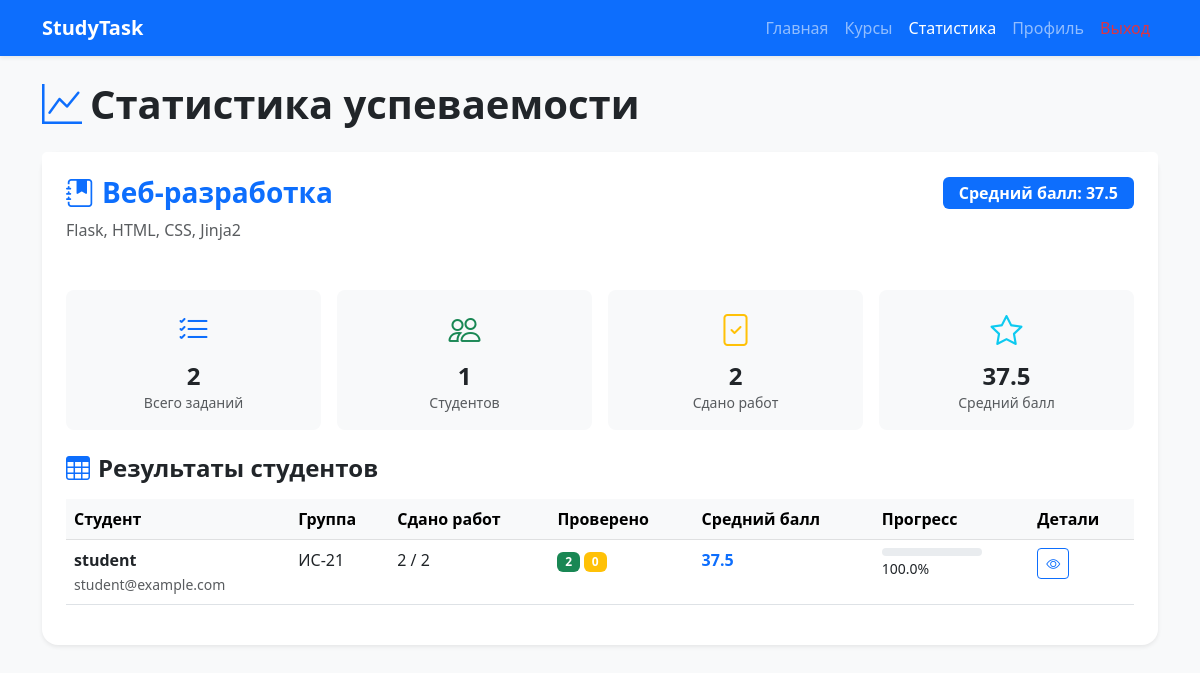
The app's page /statistics (signed in) with its own data.
### models.py (models this page shows)
class Course(db.Model):
    __tablename__ = 'courses'
    id = db.Column(db.Integer, primary_key=True)
    title = db.Column(db.String(100), nullable=False)
    description = db.Column(db.Text, nullable=True)
    teacher_id = db.Column(db.Integer, db.ForeignKey('users.id'), nullable=False)
    created_at = db.Column(db.DateTime, default=datetime.utcnow)
    teacher = db.relationship('User', back_populates='teacher_courses')
    tasks = db.relationship('Task', back_populates='course', lazy=True, cascade='all, delete-orphan')

class User(UserMixin, db.Model):
    __tablename__ = 'users'
    id = db.Column(db.Integer, primary_key=True)
    username = db.Column(db.String(80), unique=True, nullable=False)
    email = db.Column(db.String(120), unique=True, nullable=False)
    password_hash = db.Column(db.String(200), nullable=False)
    role = db.Column(db.String(20), nullable=False, default='student')
    group = db.Column(db.String(50), nullable=True)
    about = db.Column(db.Text, nullable=True)
    created_at = db.Column(db.DateTime, default=datetime.utcnow)
    last_login = db.Column(db.DateTime, nullable=True)
    teacher_courses = db.relationship('Course', back_populates='teacher', lazy=True)
    student_submissions = db.relationship('Submission', back_populates='student', lazy=True)

### app.py (the view, shortened to what this page needs)
@app.route('/statistics')
@login_required
def statistics():
    if current_user.role == 'teacher':
        courses = Course.query.filter_by(teacher_id=current_user.id).all()
        courses_stats = []
        for course in courses:
            tasks = Task.query.filter_by(course_id=course.id).all()
            tasks_count = len(tasks)
            submissions_for_course = Submission.query.join(Task).filter(
                Task.course_id == course.id
            ).all()
            students_data = {}
            for sub in submissions_for_course:
                if sub.student_id not in students_data:
                    students_data[sub.student_id] = {
                        'student': sub.student,
                        'submissions': []
                    }
                students_data[sub.student_id]['submissions'].append(sub)
            students_list = []
            for student_id, data in students_data.items():
                student = data['student']
                student_submissions = data['submissions']
                submitted_count = len(student_submissions)
                graded_count = len([s for s in student_submissions if s.grade is not None])
                not_graded_count = submitted_count - graded_count
                avg_grade = 0
                if graded_count > 0:
                    grades = [s.grade for s in student_submissions if s.grade is not None]
                    avg_grade = sum(grades) / len(grades)
                submitted_task_ids = [s.task_id for s in student_submissions]
                not_submitted = [t for t in tasks if t.id not in submitted_task_ids]
                progress = (submitted_count / tasks_count * 100) if tasks_count > 0 else 0
                students_list.append({
                    'student': student,
                    'submitted_count': submitted_count,
                    'graded_count': graded_count,
                    'not_graded_count': not_graded_count,
                    'avg_grade': round(avg_grade, 1),
                    'not_submitted_tasks': not_submitted,
                    'progress': round(progress, 1)
                })
            total_submissions = len(submissions_for_course)
            total_students = len(students_list)
            all_grades = []
            for student in students_list:
                if student['avg_grade'] > 0:
                    all_grades.append(student['avg_grade'])
            course_avg_grade = sum(all_grades) / len(all_grades) if all_grades else 0
            courses_stats.append({
                'course': course,
                'tasks_count': tasks_count,
                'total_submissions': total_submissions,
                'total_students': total_students,
                'avg_grade': round(course_avg_grade, 1),
                'students': students_list
            })
        return render_template('statistics_teacher.html', courses_stats=courses_stats)

### app.py (called while the page is built)
@login_manager.user_loader
def load_user(user_id):
    return User.query.get(int(user_id))

@app.context_processor
def utility_processor():
    return {'now': datetime.utcnow()}

### templates/statistics_teacher.html (shortened to what this page needs)
<!DOCTYPE html>
<html lang="ru">
<head>
    <link href="https://cdn.jsdelivr.net/npm/bootstrap@5.3.0/dist/css/bootstrap.min.css" rel="stylesheet">
    <link rel="stylesheet" href="https://cdn.jsdelivr.net/npm/bootstrap-icons@1.11.0/font/bootstrap-icons.css">
</head>
<body class="bg-light">
    <nav class="navbar navbar-expand-lg navbar-dark bg-primary shadow-sm">
        <div class="container">
            <a class="navbar-brand fw-bold" href="{{ url_for('dashboard') }}">StudyTask</a>
            <div class="collapse navbar-collapse" id="navbarNav">
                <ul class="navbar-nav ms-auto">
                    <li class="nav-item"><a class="nav-link" href="{{ url_for('dashboard') }}">Главная</a></li>
                    <li class="nav-item"><a class="nav-link" href="{{ url_for('courses') }}">Курсы</a></li>
                    <li class="nav-item"><a class="nav-link active" href="{{ url_for('statistics') }}">Статистика</a></li>
                    <li class="nav-item"><a class="nav-link" href="{{ url_for('profile') }}">Профиль</a></li>
                    <li class="nav-item"><a class="nav-link text-danger" href="{{ url_for('logout') }}">Выход</a></li>
                </ul>
            </div>
        </div>
    </nav>
    <div class="container py-4">
        <h1 class="fw-bold mb-4"><i class="bi bi-graph-up text-primary me-2"></i>Статистика успеваемости</h1>
        {% for course_stat in courses_stats %}
        <div class="card border-0 shadow-sm rounded-4 mb-4">
            <div class="card-header bg-white border-0 pt-4 px-4">
                <div class="d-flex justify-content-between align-items-center">
                    <h2 class="h3 fw-bold text-primary mb-0">
                        <i class="bi bi-journal-bookmark-fill me-2"></i>{{ course_stat.course.title }}
                    </h2>
                    <div class="text-end">
                        <span class="badge bg-primary fs-6 px-3 py-2">Средний балл: {{ course_stat.avg_grade }}</span>
                    </div>
                </div>
                <p class="text-muted mt-2">{{ course_stat.course.description or 'Нет описания' }}</p>
            </div>
            <div class="card-body p-4">
                <div class="row g-3 mb-4">
                    <div class="col-md-3">
                        <div class="bg-light rounded-3 p-3 text-center">
                            <i class="bi bi-list-check fs-2 text-primary"></i>
                            <h4 class="fw-bold mt-2 mb-0">{{ course_stat.tasks_count }}</h4>
                            <small class="text-muted">Всего заданий</small>
                        </div>
                    </div>
                    <div class="col-md-3">
                        <div class="bg-light rounded-3 p-3 text-center">
                            <i class="bi bi-people fs-2 text-success"></i>
                            <h4 class="fw-bold mt-2 mb-0">{{ course_stat.total_students }}</h4>
                            <small class="text-muted">Студентов</small>
                        </div>
                    </div>
                    <div class="col-md-3">
                        <div class="bg-light rounded-3 p-3 text-center">
                            <i class="bi bi-file-check fs-2 text-warning"></i>
                            <h4 class="fw-bold mt-2 mb-0">{{ course_stat.total_submissions }}</h4>
                            <small class="text-muted">Сдано работ</small>
                        </div>
                    </div>
                    <div class="col-md-3">
                        <div class="bg-light rounded-3 p-3 text-center">
                            <i class="bi bi-star fs-2 text-info"></i>
                            <h4 class="fw-bold mt-2 mb-0">{{ course_stat.avg_grade }}</h4>
                            <small class="text-muted">Средний балл</small>
                        </div>
                    </div>
                </div>
                <h4 class="fw-bold mb-3"><i class="bi bi-table me-2 text-primary"></i>Результаты студентов</h4>
                <div class="table-responsive">
                    <table class="table table-hover">
                        <thead class="table-light">
                            <tr>
                                <th>Студент</th>
                                <th>Группа</th>
                                <th>Сдано работ</th>
                                <th>Проверено</th>
                                <th>Средний балл</th>
                                <th>Прогресс</th>
                                <th>Детали</th>
                            </tr>
                        </thead>
                        <tbody>
                            {% for student_data in course_stat.students %}
                            <tr>
                                <td>
                                    <strong>{{ student_data.student.username }}</strong>
                                    <br>
                                    <small class="text-muted">{{ student_data.student.email }}</small>
                                </td>
                                <td>{{ student_data.student.group or '-' }}</td>
                                <td>{{ student_data.submitted_count }} / {{ course_stat.tasks_count }}</td>
                                <td>
                                    <span class="badge bg-success">{{ student_data.graded_count }}</span>
                                    <span class="badge bg-warning">{{ student_data.not_graded_count }}</span>
                                </td>
                                <td>
                                    {% if student_data.avg_grade > 0 %}
                                        <span class="fw-bold text-primary">{{ student_data.avg_grade }}</span>
                                    {% else %}
                                        <span class="text-muted">-</span>
                                    {% endif %}
                                </td>
                                <td>
                                    <div class="progress" style="height: 8px; width: 100px;">
                                    </div>
                                    <small>{{ student_data.progress }}%</small>
                                </td>
                                <td>
                                    <button class="btn btn-sm btn-outline-primary" type="button" data-bs-toggle="collapse" data-bs-target="#collapse{{ loop.index }}">
                                        <i class="bi bi-eye"></i>
                                    </button>
                                </td>
                            </tr>
                            {% endfor %}
                        </tbody>
                    </table>
                </div>
            </div>
        </div>
        {% else %}
        <div class="alert alert-info text-center py-5">
            <i class="bi bi-inbox fs-1 d-block mb-3"></i>
            <p class="mb-0">У вас пока нет курсов. Создайте первый курс, чтобы видеть статистику.</p>
            <a href="{{ url_for('create_course') }}" class="btn btn-primary mt-3">Создать курс</a>
        </div>
        {% endfor %}
    </div>
</body>
</html>

### records on screen
Course: course "Веб-разработка", course "Flask, HTML, CSS, Jinja2"
User: student.username "student", student.email "student@example.com", student "ИС-21"

### other values on screen
{{ course_stat.avg_grade }} "37.5"
{{ course_stat.tasks_count }} "2"
{{ course_stat.total_students }} "1"
{{ course_stat.total_submissions }} "2"
{{ student_data.submitted_count }} "2"
{{ student_data.graded_count }} "2"
{{ student_data.not_graded_count }} "0"
{{ student_data.avg_grade }} "37.5"
{{ student_data.progress }} "100.0"
